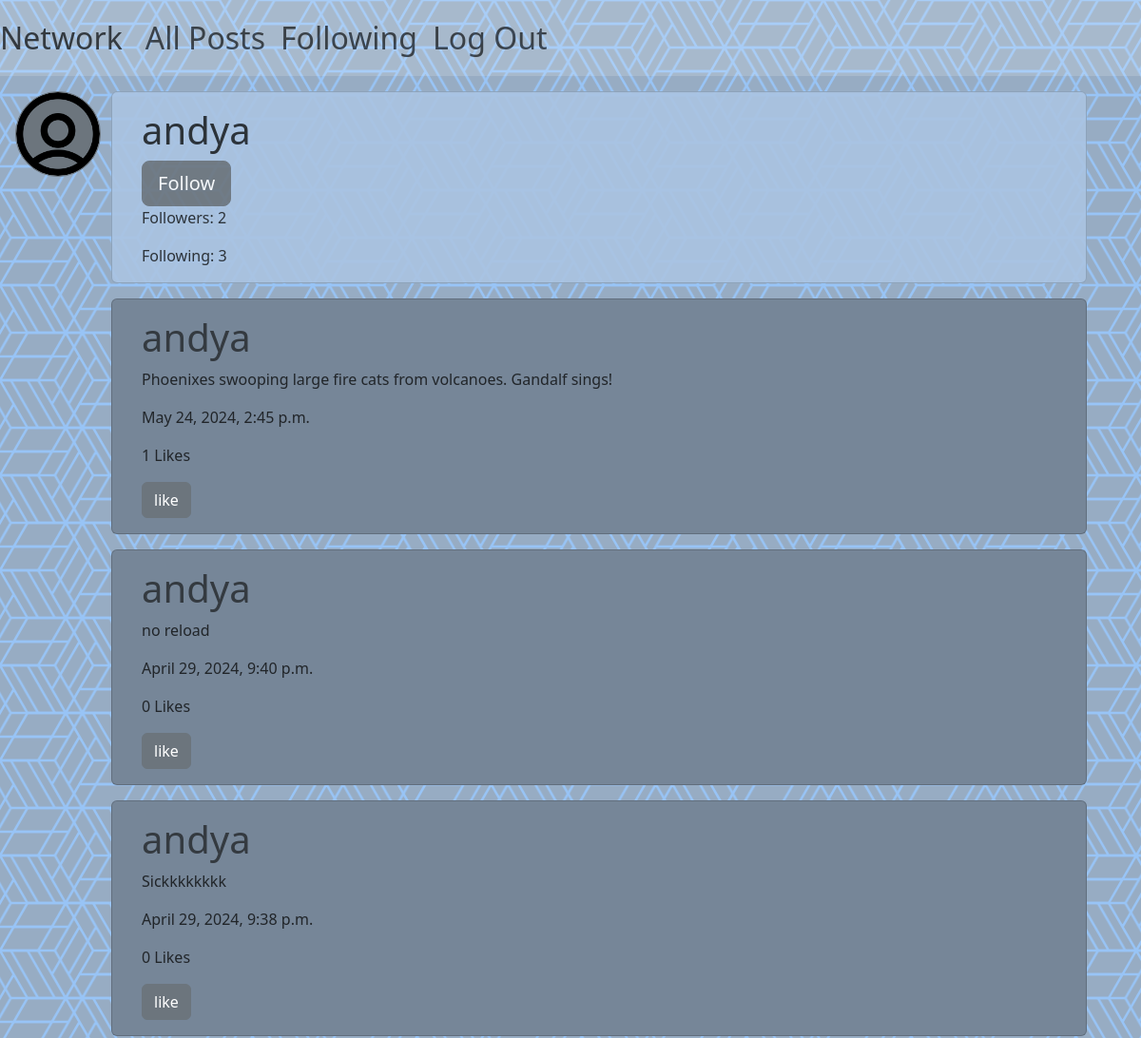
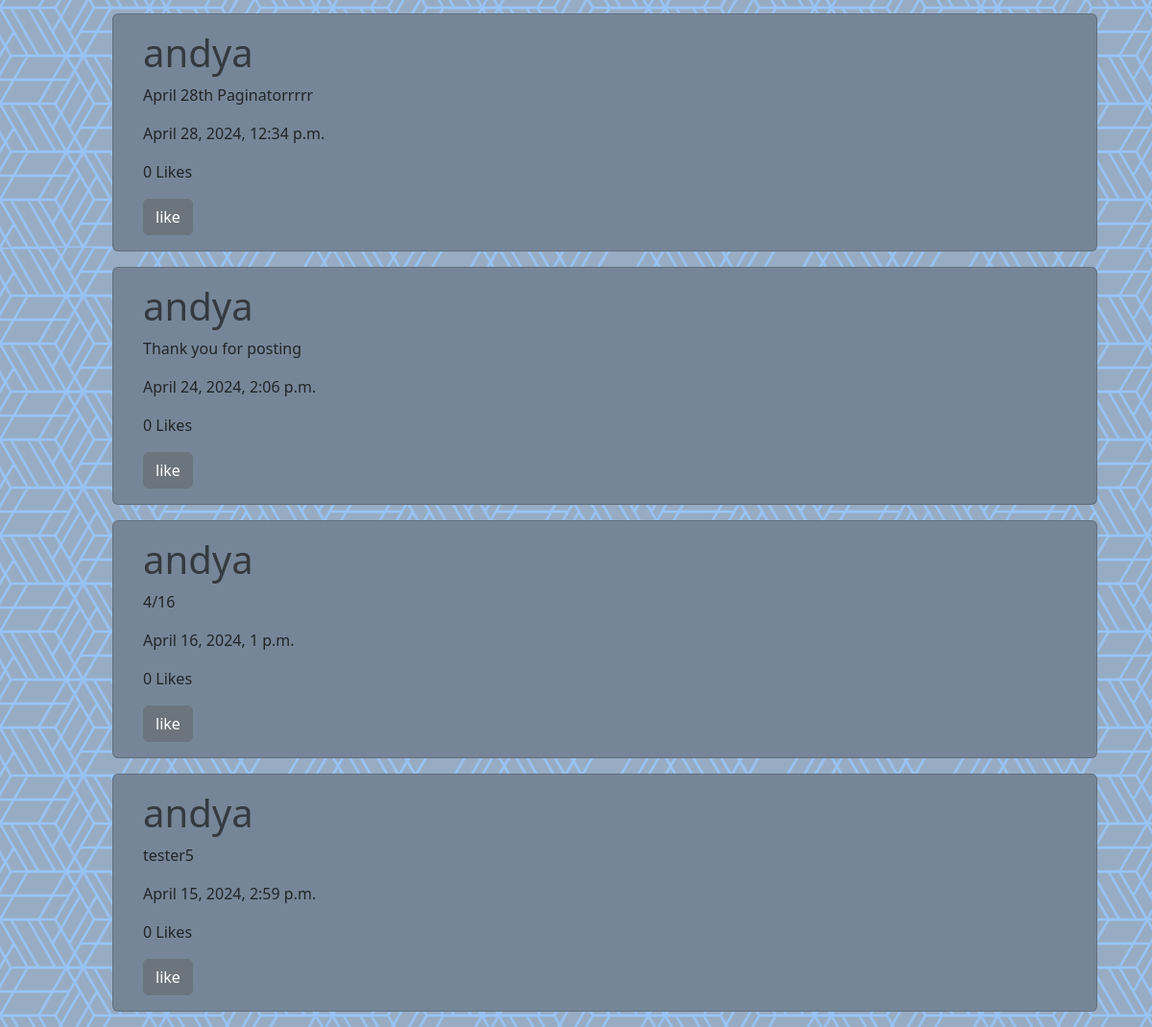
/profile/2 (signed in), run on an earlier commit of the app's database (2 pictures, top to bottom).
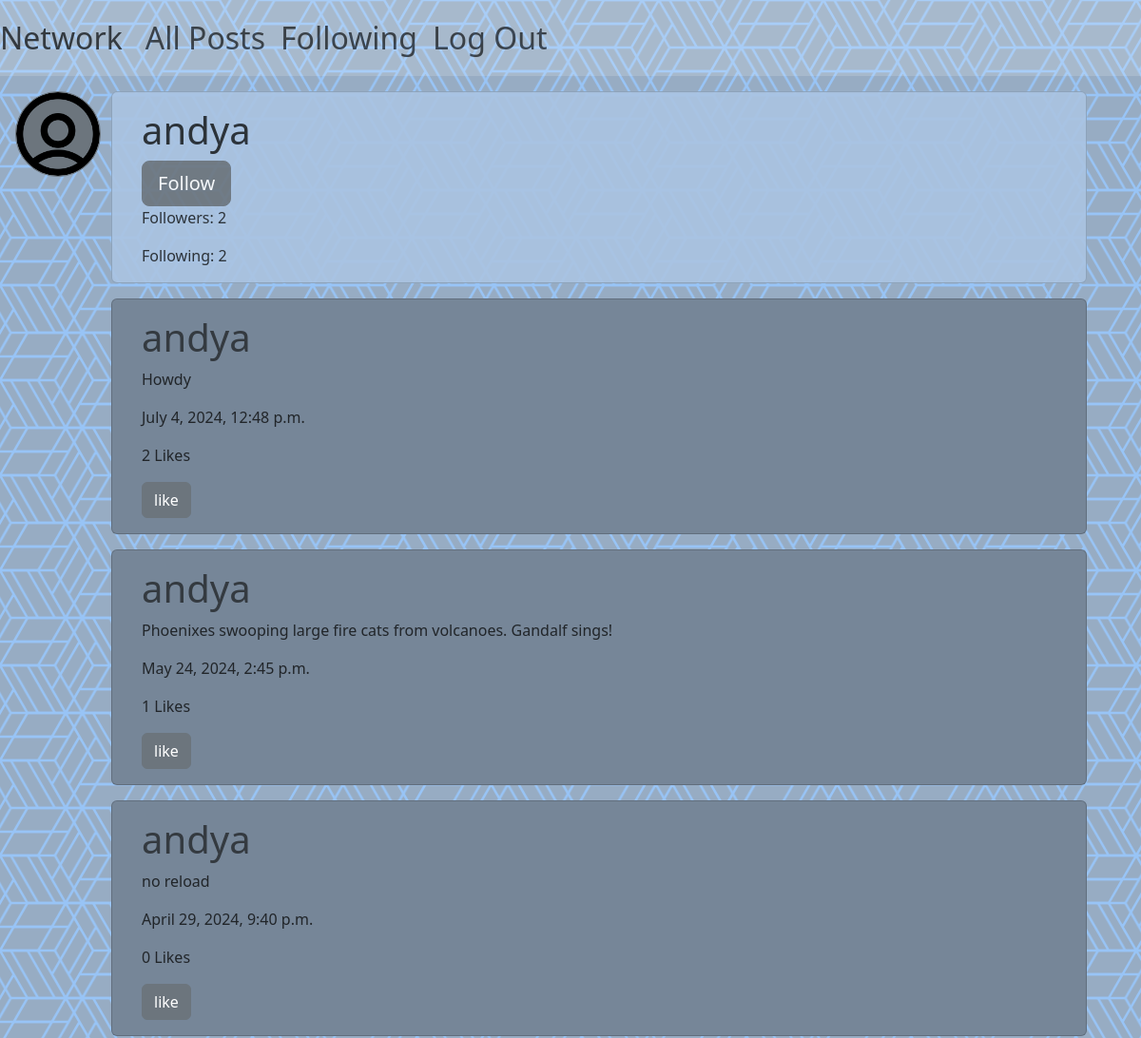
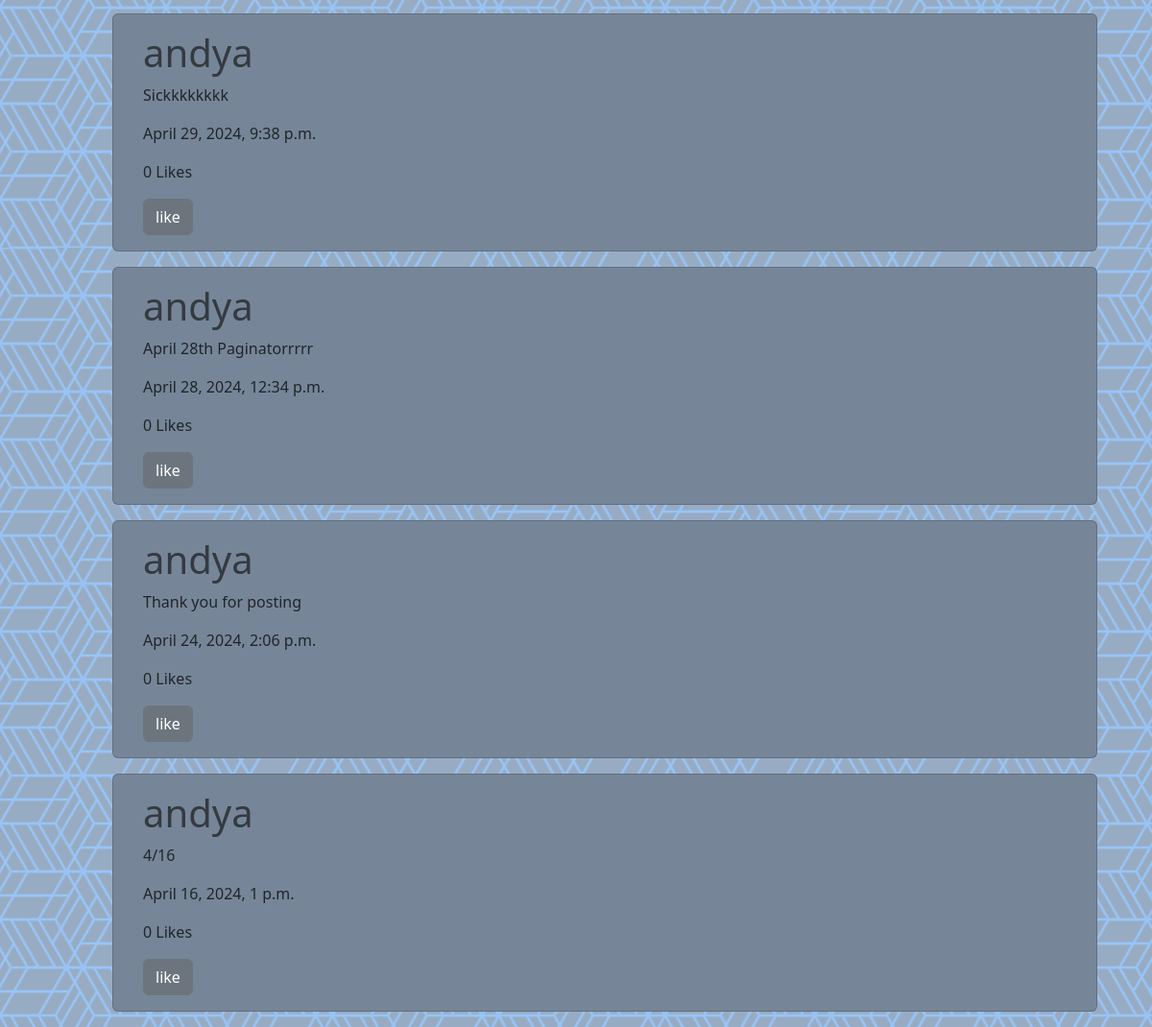
And on a later commit of the database (2 pictures, top to bottom).
### network/models.py (models this page shows, shortened)
class Post(models.Model):
    user = models.ForeignKey('User', on_delete=models.CASCADE, blank=True, null=True)
    text = models.CharField(max_length=255, blank=True)
    timestamp = models.DateTimeField(auto_now_add=True)
    likes = models.ManyToManyField('User', related_name='liked', blank=True)

class User(AbstractUser):
    followers = models.ManyToManyField('self', related_name='following', symmetrical=False, blank=True)
    def __str__(self):
        return self.username

### network/views.py (the view)
# urls.py: path("profile/<int:id>", views.user_profile, name="profile"),
def user_profile(request, id):
    if request.method == "GET":
        target_user = User.objects.get(pk=id)
        posts = Post.objects.filter(user=id)
        page_number = request.GET.get('page', 1)
        by_time = posts.order_by("-timestamp").all()
        paginator = Paginator(by_time,7)
        page_posts = paginator.get_page(page_number)
        logged_in = request.user
        followers = target_user.followers.all()
        following = target_user.following.all()
        is_following = logged_in in followers
        return render(request, "network/profile.html", {
            "posts":page_posts,
            "target_user": target_user,
            "logged_in": logged_in,
            "followers": followers.count(),
            "following": following.count(),
            "is_following": is_following,
        })
    elif request.method == "POST":
       follow = target_user.followers.add(logged_in)
       follow.save()
    return JsonResponse({'message': 'User followed successfully'})

### network/templates/network/profile.html (shortened to what this page needs)
{% extends "network/layout.html" %}
{% load static %}
{% block body %}
<div class="card profile-header my-3 ">
    <div class="card-body">
    <h1 class="card-title">{{ target_user }}</h1>
    {% if target_user != logged_in %}
        {% if user.is_authenticated %}
            {% if is_following %}
                <button class="followButton btn btn-secondary" onclick="followUser(event,'{{ target_user.id }}')">Following</button>
            {% else %}
                <button class="followButton btn btn-secondary btn-lg" onclick="followUser(event,'{{ target_user.id }}')">Follow</button>
            {% endif %}
        {% endif %}
    {% endif %}
    <p class="card-text">Followers: {{ followers }}</p>
    <p class="card-text">Following: {{ following }}</p>
</div>
</div>
<div>
    {% for post in posts %}
    <div class="card postcard mb-3" id="post-{{ post.id }}" >
        <div class="card-body">
        <h1><a href="/profile/{{ post.user.id }}"> {{ post.user.username }}</a></h1>
        <p class="post-text">{{ post.text }}</p>
        <p>{{ post.timestamp }}</p>
        <p id="like-count-{{ post.id }}" >{{ post.likes.count }} Likes</p>
        <button class="btn btn-secondary  like-button" id="like-button-{{ post.id }}" data-post-id="{{ post.id }}" >like</button>
        </div>
        </div>
    {% endfor %}
</div>
{% endblock %}

What changed in the data, as far as the page shows it:
no longer on this page (row unchanged): Post: user.username "andya", text "tester5", timestamp "April 15, 2024, 2:59 p.m.", likes.count "0"
added Post: user.username "andya", text "Howdy", timestamp "July 4, 2024, 12:48 p.m.", likes.count "2"
Also different on the page:
{{ following }}: "3" → "2"
